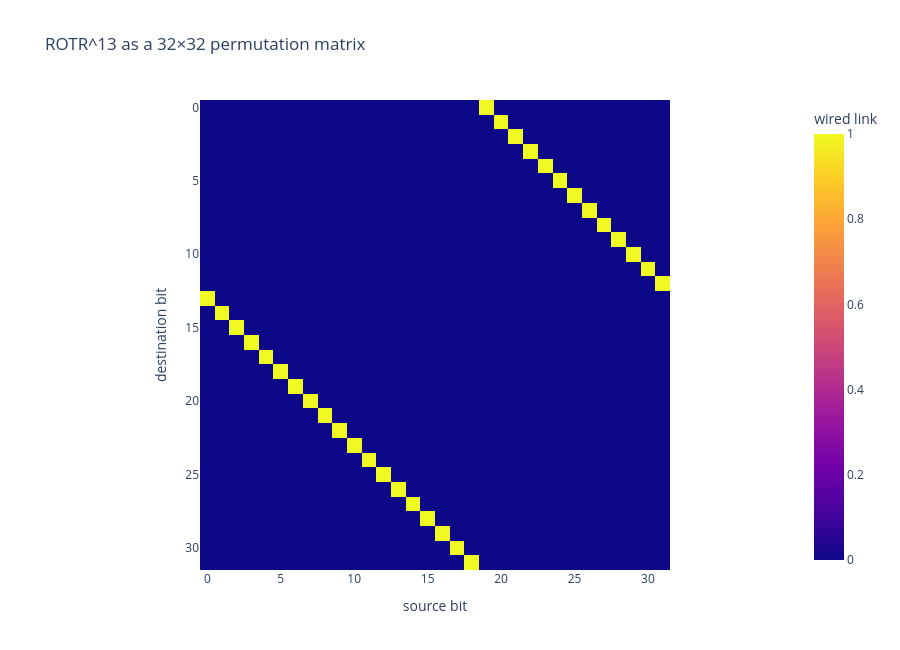

Source (notebook cell):
### Code cell
perm_mat = np.zeros((32, 32), dtype=int)
for i in range(32):
    perm_mat[(i + 13) % 32, i] = 1

fig_perm = px.imshow(
    perm_mat,
    title="ROTR^13 as a 32×32 permutation matrix",
    labels=dict(x="source bit", y="destination bit", color="wired link"),
    aspect="equal"
)
fig_perm.update_layout(height=650)
fig_perm.show()

if EXPORT_ARTIFACTS:
    fig_perm.write_html(OUTPUT_DIR / "rotr13_permutation.html")

### Figure 1 — Plotly figure (JSON) as saved in the notebook; plotly's stock layout.template omitted (floating-point values rounded to 4 significant figures; data arrays with more than 128 entries replaced by an {"elided": "..."} marker saying what was removed)
{"data": [{"coloraxis": "coloraxis", "hovertemplate": "source bit: %{x}<br>destination bit: %{y}<br>wired link: %{z}<extra></extra>", "name": "0", "type": "heatmap", "xaxis": "x", "yaxis": "y", "z": {"elided": "32x32 int values"}}], "layout": {"coloraxis": {"colorbar": {"title": {"text": "wired link"}}, "colorscale": [[0, "#0d0887"], [0.1111, "#46039f"], [0.2222, "#7201a8"], [0.3333, "#9c179e"], [0.4444, "#bd3786"], [0.5556, "#d8576b"], [0.6667, "#ed7953"], [0.7778, "#fb9f3a"], [0.8889, "#fdca26"], [1, "#f0f921"]]}, "height": 650, "title": {"text": "ROTR^13 as a 32×32 permutation matrix"}, "xaxis": {"anchor": "y", "constrain": "domain", "domain": [0, 1], "scaleanchor": "y", "title": {"text": "source bit"}}, "yaxis": {"anchor": "x", "autorange": "reversed", "constrain": "domain", "domain": [0, 1], "title": {"text": "destination bit"}}}}
